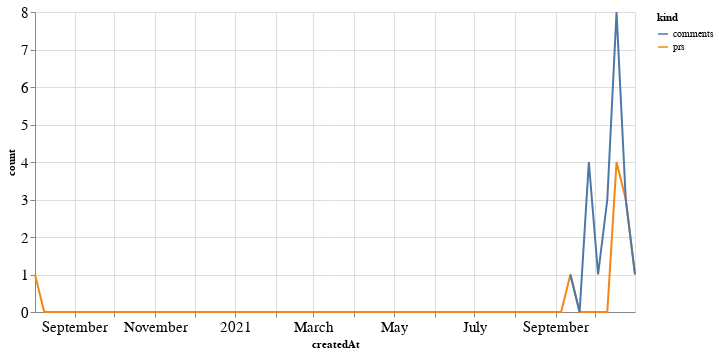

The code cell stored with this chart in its notebook:
### Code cell
alt.Chart(total_time, width=600).mark_line().encode(
    x='createdAt',
    y='count',
    color='kind'
)

### Figure 1 — Vega-Lite specification as saved in the notebook (floating-point values rounded to 4 significant figures; data arrays with more than 128 entries replaced by an {"elided": "..."} marker saying what was removed)
{"config": {"axisLeft": {"labelFontSize": 15}, "axisBottom": {"labelFontSize": 15}}, "data": {"name": "data-5650209eb157a0c9122277665f3e1759"}, "mark": "line", "encoding": {"color": {"type": "nominal", "field": "kind"}, "x": {"type": "temporal", "field": "createdAt"}, "y": {"type": "quantitative", "field": "count"}}, "width": 600, "$schema": "https://vega.github.io/schema/vega-lite/v4.8.1.json", "datasets": {"data-5650209eb157a0c9122277665f3e1759": {"elided": "132 records"}}}
